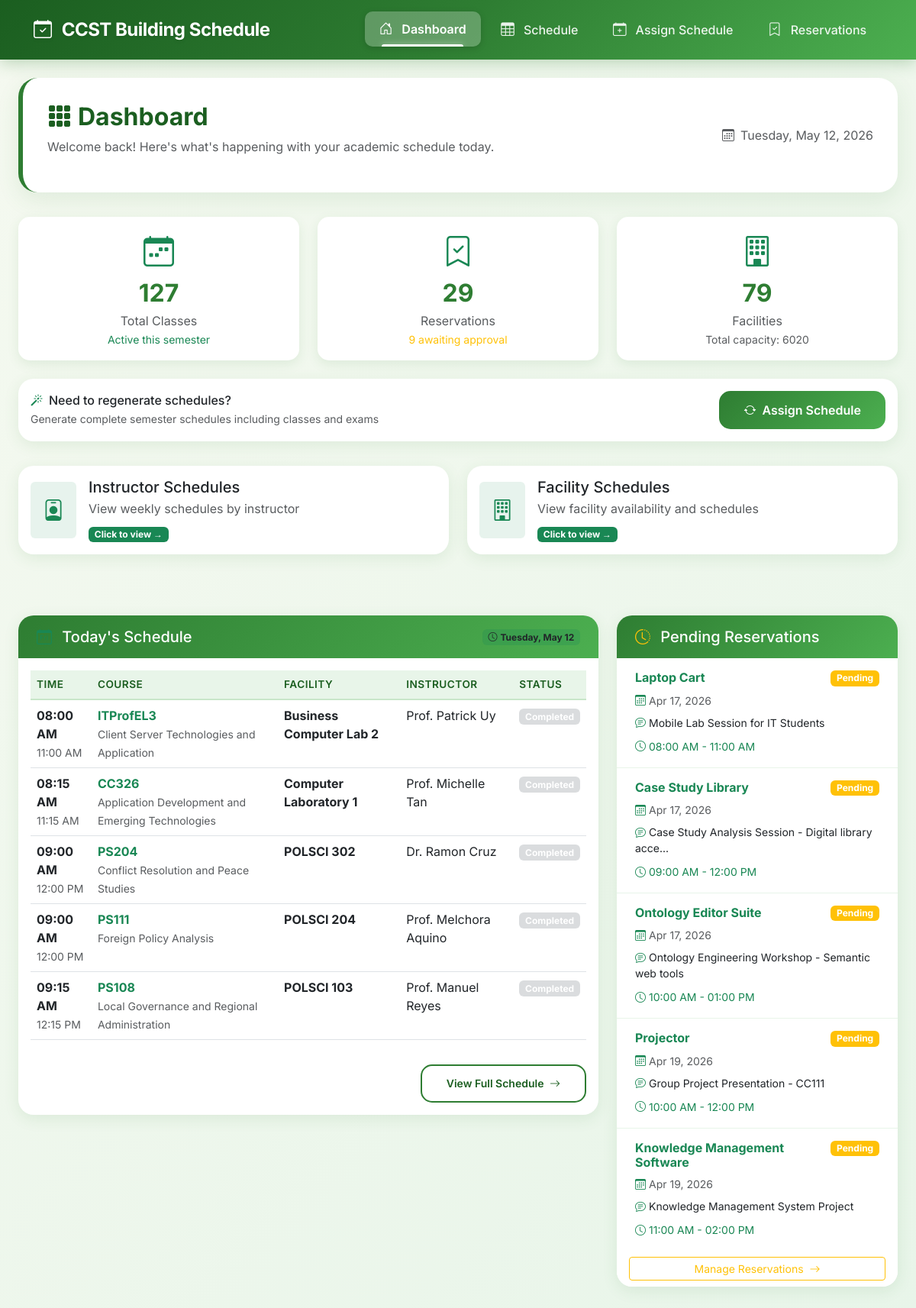
Page /pages/dashboard.php on the committed database.
### tables this page shows
CREATE TABLE `schedule` (
  `schedule_id` int(11) NOT NULL,
  `class_id` int(11) NOT NULL,
  `room_id` int(11) NOT NULL,
  `day_of_week` varchar(10) NOT NULL COMMENT 'Monday, Tuesday, Wednesday, Thursday, Friday, Saturday, Sunday',
  `start_time` time NOT NULL,
  `end_time` time NOT NULL
);

CREATE TABLE `courses` (
  `course_id` int(11) NOT NULL,
  `course_code` varchar(20) NOT NULL,
  `name` varchar(100) NOT NULL,
  `description` text DEFAULT NULL,
  `credits` int(11) DEFAULT NULL,
  `hours_per_week` int(11) DEFAULT 3 COMMENT 'Total hours needed per week',
  `requires_lab` tinyint(1) DEFAULT 0 COMMENT 'Does this course need a lab room?',
  `duration_hours` int(11) DEFAULT 3 COMMENT 'Hours per meeting'
);

CREATE TABLE `rooms` (
  `room_id` int(11) NOT NULL,
  `name` varchar(50) NOT NULL,
  `location` varchar(100) DEFAULT NULL,
  `capacity` int(11) DEFAULT NULL,
  `room_type` varchar(20) DEFAULT 'lecture' COMMENT 'lecture, lab, seminar'
);

CREATE TABLE `reservations` (
  `reservation_id` int(11) NOT NULL,
  `resource_id` int(11) NOT NULL,
  `reserved_by_employee` int(11) DEFAULT NULL,
  `reserved_by_student` int(11) DEFAULT NULL,
  `start_time` datetime NOT NULL,
  `end_time` datetime NOT NULL,
  `purpose` varchar(255) DEFAULT NULL,
  `status` enum('Pending','Confirmed','Cancelled') DEFAULT 'Pending'
);

CREATE TABLE `resources` (
  `resource_id` int(11) NOT NULL,
  `name` varchar(100) NOT NULL,
  `type` varchar(50) DEFAULT NULL,
  `description` text DEFAULT NULL
);

### pages/dashboard.php (the view, shortened to what this page needs)
<?php
require_once '../api/config.php';
$schedule_count = $conn->query("SELECT COUNT(*) as count FROM schedule")->fetch_assoc()['count'];
$reservation_count = $conn->query("SELECT COUNT(*) as count FROM reservations")->fetch_assoc()['count'];
$room_count = $conn->query("SELECT COUNT(*) as count FROM rooms")->fetch_assoc()['count'];
$pending_reservations = $conn->query("SELECT COUNT(*) as count FROM reservations WHERE status='Pending'")->fetch_assoc()['count'];
$total_capacity = $conn->query("SELECT SUM(capacity) as total FROM rooms")->fetch_assoc()['total'];
include '../includes/header.php';
include '../includes/navbar.php';
?>
<div class="container-fluid px-4">
    <div class="page-header mt-4">
        <div class="d-flex justify-content-between align-items-center">
            <div>
                <h2><i class="bi bi-grid-3x3-gap-fill me-2"></i>Dashboard</h2>
                <p class="text-muted">Welcome back! Here's what's happening with your academic schedule today.</p>
            </div>
            <div class="text-muted">
                <i class="bi bi-calendar3 me-2"></i><?php echo date('l, F d, Y'); ?>
            </div>
        </div>
    </div>
    <div class="row g-4">
        <div class="col-xl-4 col-md-6">
            <div class="stats-card">
                <i class="bi bi-calendar-week fs-1 text-success"></i>
                <div class="stats-number"><?php echo number_format($schedule_count); ?></div>
                <div class="text-muted">Total Classes</div>
                <small class="text-success">Active this semester</small>
            </div>
        </div>
        <div class="col-xl-4 col-md-6">
            <div class="stats-card">
                <i class="bi bi-bookmark-check fs-1 text-success"></i>
                <div class="stats-number"><?php echo number_format($reservation_count); ?></div>
                <div class="text-muted">Reservations</div>
                <small class="text-warning"><?php echo $pending_reservations; ?> awaiting approval</small>
            </div>
        </div>
        <div class="col-xl-4 col-md-6">
            <div class="stats-card">
                <i class="bi bi-building fs-1 text-success"></i>
                <div class="stats-number"><?php echo number_format($room_count); ?></div>
                <div class="text-muted">Facilities</div>
                <small class="text-muted">Total capacity: <?php echo $total_capacity; ?></small>
            </div>
        </div>
    </div>
    <div class="row mt-4">
        <div class="col-12">
            <div class="content-card card">
                <div class="card-body">
                    <div class="d-flex justify-content-between align-items-center">
                        <div>
                            <h6 class="mb-1"><i class="bi bi-magic text-success me-2"></i>Need to regenerate schedules?</h6>
                            <p class="text-muted small mb-0">Generate complete semester schedules including classes and exams</p>
                        </div>
                        <a href="ai_generator.php" class="btn btn-primary-custom">
                            <i class="bi bi-arrow-repeat me-2"></i>Assign Schedule
                        </a>
                    </div>
                </div>
            </div>
        </div>
    </div>
    <div class="row g-4 mb-4">
        <div class="col-md-6">
            <div class="content-card card" onclick="window.location.href='schedule.php?view=instructor'" style="cursor: pointer;">
                <div class="card-body">
                    <div class="d-flex align-items-center gap-3">
                        <div class="bg-success bg-opacity-10 p-3 rounded">
                            <i class="bi bi-person-badge fs-3 text-success"></i>
                        </div>
                        <div>
                            <h5 class="mb-1">Instructor Schedules</h5>
                            <p class="text-muted mb-2">View weekly schedules by instructor</p>
                            <span class="badge bg-success">Click to view →</span>
                        </div>
                    </div>
                </div>
            </div>
        </div>
        <div class="col-md-6">
            <div class="content-card card" onclick="window.location.href='schedule.php?view=room'" style="cursor: pointer;">
                <div class="card-body">
                    <div class="d-flex align-items-center gap-3">
                        <div class="bg-success bg-opacity-10 p-3 rounded">
                            <i class="bi bi-building fs-3 text-success"></i>
                        </div>
                        <div>
                            <h5 class="mb-1">Facility Schedules</h5>
                            <p class="text-muted mb-2">View facility availability and schedules</p>
                            <span class="badge bg-success">Click to view →</span>
                        </div>
                    </div>
                </div>
            </div>
        </div>
    </div>
    <div class="row g-4 mt-2">
        <div class="col-lg-8">
            <div class="content-card card">
                <div class="card-header bg-white d-flex justify-content-between align-items-center">
                    <h5 class="mb-0">
                        <i class="bi bi-calendar-day text-success me-2"></i>
                        Today's Schedule
                    </h5>
                    <span class="badge bg-success bg-opacity-25 text-dark">
                        <i class="bi bi-clock me-1"></i><?php echo date('l, M d'); ?>
                    </span>
                </div>
                <div class="card-body">
                    <div class="table-responsive">
                        <table class="table table-hover">
                            <thead>
                                <tr>
                                    <th>Time</th>
                                    <th>Course</th>
                                    <th>Facility</th>
                                    <th>Instructor</th>
                                    <th>Status</th>
                                </tr>
                            </thead>
                            <tbody>
                                <?php
                                $today = date('l');
                                $query = "SELECT s.*, c.course_code, c.name as course_name,
                                                 r.name as room_name,
                                                 CONCAT(e.first_name, ' ', e.last_name) as instructor_name
                                          FROM schedule s
                                          JOIN classes cl ON s.class_id = cl.class_id
                                          JOIN courses c ON cl.course_id = c.course_id
                                          JOIN rooms r ON s.room_id = r.room_id
                                          JOIN employees e ON cl.instructor_id = e.employee_id
                                          WHERE s.day_of_week = '$today'
                                          ORDER BY s.start_time
                                          LIMIT 5";
                                $result = $conn->query($query);
                                if ($result && $result->num_rows > 0) {
                                    while($row = $result->fetch_assoc()) {
                                        $now = new DateTime();
                                        $start = DateTime::createFromFormat('H:i:s', $row['start_time']);
                                        $end = DateTime::createFromFormat('H:i:s', $row['end_time']);
                                        $current_time = DateTime::createFromFormat('H:i:s', $now->format('H:i:s'));
                                        if ($current_time >= $start && $current_time <= $end) {
                                            $status = 'Ongoing';
                                            $status_class = 'bg-warning bg-opacity-25';
                                        } elseif ($current_time < $start) {
                                            $status = 'Upcoming';
                                            $status_class = 'bg-success bg-opacity-25';
                                        } else {
                                            $status = 'Completed';
                                            $status_class = 'bg-secondary bg-opacity-25';
                                        }
                                        echo "<tr>";
                                        echo "<td><span class='fw-bold'>" . $start->format('h:i A') . "</span><br><small class='text-muted'>" . $end->format('h:i A') . "</small></td>";
                                        echo "<td><span class='fw-bold text-success'>{$row['course_code']}</span><br><small class='text-muted'>{$row['course_name']}</small></td>";
                                        echo "<td><span class='fw-bold'>{$row['room_name']}</span></td>";
                                        echo "<td>{$row['instructor_name']}</td>";
                                        echo "<td><span class='badge {$status_class}'>{$status}</span></td>";
                                        echo "</tr>";
                                    }
                                } else {
                                    echo "<tr><td colspan='5' class='text-center py-4'>";
                                    echo "<i class='bi bi-calendar-x display-6 text-success d-block mb-2'></i>";
                                    echo "<p class='text-muted mb-0'>No classes scheduled for today</p>";
                                    echo "</td></tr>";
                                }
                                ?>
                            </tbody>
                        </table>
                    </div>
                    <?php if($result && $result->num_rows > 0): ?>
                    <div class="text-end mt-3">
                        <a href="schedule.php" class="btn btn-outline-success btn-sm">
                            View Full Schedule <i class="bi bi-arrow-right ms-1"></i>
                        </a>
                    </div>
                    <?php endif; ?>
                </div>
            </div>
        </div>
        <div class="col-lg-4">
            <div class="content-card card">
                <div class="card-header bg-white">
                    <h5 class="mb-0">
                        <i class="bi bi-clock-history text-warning me-2"></i>
                        Pending Reservations
                    </h5>
                </div>
                <div class="card-body p-0">
                    <div class="list-group list-group-flush">
                        <?php
                        $query = "SELECT r.*, res.name as resource_name, res.type
                                  FROM reservations r
                                  JOIN resources res ON r.resource_id = res.resource_id
                                  WHERE r.status = 'Pending'
                                  ORDER BY r.start_time
                                  LIMIT 5";
                        $result = $conn->query($query);
                        if ($result && $result->num_rows > 0) {
                            while($row = $result->fetch_assoc()) {
                                echo "<div class='list-group-item'>";
                                echo "<div class='d-flex w-100 justify-content-between align-items-start mb-2'>";
                                echo "<h6 class='mb-0 fw-bold text-success'>{$row['resource_name']}</h6>";
                                echo "<span class='badge bg-warning'>Pending</span>";
                                echo "</div>";
                                echo "<p class='mb-2 small text-muted'><i class='bi bi-calendar3 me-1 text-success'></i>" . date('M d, Y', strtotime($row['start_time'])) . "</p>";
                                echo "<p class='mb-2 small'><i class='bi bi-chat-text me-1 text-success'></i>" . substr($row['purpose'], 0, 50) . (strlen($row['purpose']) > 50 ? '...' : '') . "</p>";
                                echo "<small class='text-success'><i class='bi bi-clock me-1'></i>" . date('h:i A', strtotime($row['start_time'])) . " - " . date('h:i A', strtotime($row['end_time'])) . "</small>";
                                echo "</div>";
                            }
                        } else {
                            echo "<div class='text-center py-4'>";
                            echo "<i class='bi bi-check2-circle display-4 text-success mb-2'></i>";
                            echo "<p class='text-muted mb-0'>No pending reservations</p>";
                            echo "</div>";
                        }
                        ?>
                    </div>
                </div>
                <?php if($result && $result->num_rows > 0): ?>
                <div class="card-footer bg-white border-0">
                    <a href="reservations.php" class="btn btn-outline-warning btn-sm w-100">
                        Manage Reservations <i class="bi bi-arrow-right ms-1"></i>
                    </a>
                </div>
                <?php endif; ?>
            </div>
        </div>
    </div>
</div>
<?php include '../includes/footer.php'; ?>

### rows in the picture
schedule: start_time "08:00 AM", end_time "11:00 AM", courses.course_code "ITProfEL3", courses.name "Client Server Technologies and Application", room.name "Business Computer Lab 2", instructor_name "Prof. Patrick Uy", status "Completed"
schedule: start_time "08:15 AM", end_time "11:15 AM", courses.course_code "CC326", courses.name "Application Development and Emerging Technologies", room.name "Computer Laboratory 1", instructor_name "Prof. Michelle Tan", status "Completed"
schedule: start_time "09:00 AM", end_time "12:00 PM", courses.course_code "PS204", courses.name "Conflict Resolution and Peace Studies", room.name "POLSCI 302", instructor_name "Dr. Ramon Cruz", status "Completed"
schedule: start_time "09:00 AM", end_time "12:00 PM", courses.course_code "PS111", courses.name "Foreign Policy Analysis", room.name "POLSCI 204", instructor_name "Prof. Melchora Aquino", status "Completed"
schedule: start_time "09:15 AM", end_time "12:15 PM", courses.course_code "PS108", courses.name "Local Governance and Regional Administration", room.name "POLSCI 103", instructor_name "Prof. Manuel Reyes", status "Completed"
reservations: resource.name "Laptop Cart", start_time "Apr 17, 2026", purpose "Mobile Lab Session for IT Students", start_time "08:00 AM", end_time "11:00 AM"
reservations: resource.name "Case Study Library", start_time "Apr 17, 2026", purpose "Case Study Analysis Session - Digital library acce", start_time "09:00 AM", end_time "12:00 PM"
reservations: resource.name "Ontology Editor Suite", start_time "Apr 17, 2026", purpose "Ontology Engineering Workshop - Semantic web tools", start_time "10:00 AM", end_time "01:00 PM"
reservations: resource.name "Projector", start_time "Apr 19, 2026", purpose "Group Project Presentation - CC111", start_time "10:00 AM", end_time "12:00 PM"
reservations: resource.name "Knowledge Management Software", start_time "Apr 19, 2026", purpose "Knowledge Management System Project", start_time "11:00 AM", end_time "02:00 PM"

### other values in the picture
$schedule_count "127"
$reservation_count "29"
$pending_reservations "9"
$room_count "79"
$total_capacity "6020"
